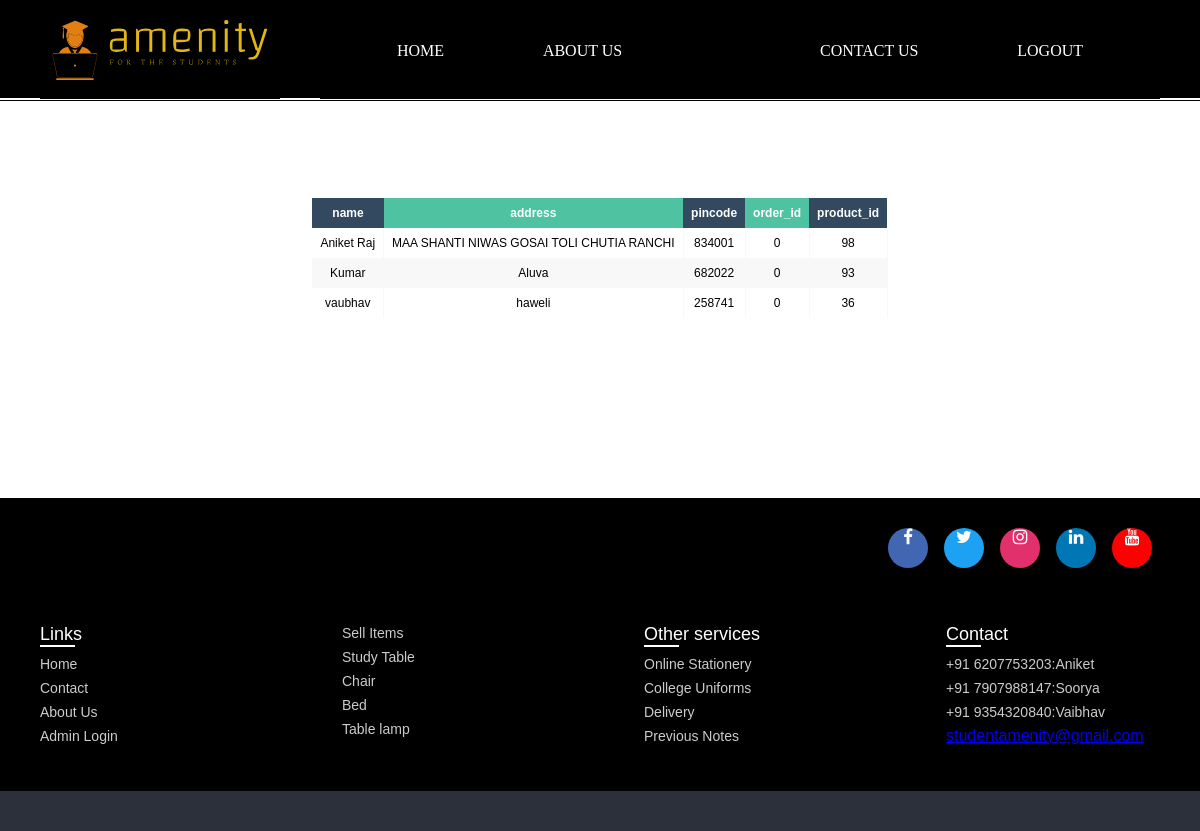
Screenshot of /amenities_orders.php with the database file from the repository.
### tables this page shows
CREATE TABLE `orders_amenities` (
  `name` varchar(20) NOT NULL,
  `mobile` varchar(10) NOT NULL,
  `address` varchar(255) NOT NULL,
  `pincode` varchar(6) NOT NULL,
  `order_id` int(11) NOT NULL,
  `product_id` text NOT NULL,
  `id` int(11) NOT NULL
);

### amenities_orders.php (the view, shortened to what this page needs)
<?php
include("connection.php");
$db= $con;
$tableName="orders_amenities";
$columns= ['name', 'mobile','address','pincode','order_id', 'product_id'];
$fetchData = fetch_data($db, $tableName, $columns);
function fetch_data($db, $tableName, $columns){
 if(empty($db)){
  $msg= "Database connection error";
 }elseif (empty($columns) || !is_array($columns)) {
  $msg="columns Name must be defined in an indexed array";
 }elseif(empty($tableName)){
   $msg= "Table Name is empty";
}else{
$columnName = implode(", ", $columns);
$query = "SELECT ".$columnName." FROM $tableName"." ORDER BY product_id DESC";
$result = $db->query($query);
if($result== true){
 if ($result->num_rows > 0) {
    $row= mysqli_fetch_all($result, MYSQLI_ASSOC);
    $msg= $row;
 } else {
    $msg= "No Data Found";
 }
}else{
  $msg= mysqli_error($db);
}
}
return $msg;
}
?>
<!DOCTYPE html>
<html lang="en">
<head>
    <link rel="stylesheet" href="css/style.css">
    <link rel="stylesheet" href="css/footer.css">
    <link rel="stylesheet" href="css/table2.css">
    <link rel="stylesheet" href="css/slider.css">
    <link rel="stylesheet" href="https://cdnjs.cloudflare.com/ajax/libs/font-awesome/4.7.0/css/font-awesome.min.css">
</head>
<body>
    <body>
    <div class="container">
            <div class="container" id="one">
                <div id="logo1"><a href="welcome.php"><img src="imgss/newlogo.svg" alt=""></a></div>
            </div>
            <div class="container" id="two">
                <div class="item" id="item-1"><a class="item" style="text-decoration: none" href="welcome.php">HOME</a></div>
                <div class="item" id="item-2"><a class="item" style="text-decoration: none" href="about.php">ABOUT US</div>
                <div class="item" id="item-3"><a class="item" style="text-decoration: none" href="contact.php">CONTACT US</a></div>
                <div class="item" id="item-4"><a class="item" style="text-decoration: none" href="Signup.php">LOGOUT</a></div>
            </div>
        </div>
        <div class="content" style="width :100%;height: 400px;padding-top:100px;">
<div class="contaainer" >
 <div class="row">
   <div class="col-sm-8">
    <div class="table-responsive">
      <table class="fl-table">
       <thead>
        <tr><th>name</th>
         <th>address</th>
         <th>pincode</th>
         <th>order_id</th>
         <th>product_id</th>
    </thead>
    <tbody>
  <?php
      if(is_array($fetchData)){
      $sn=1;
      foreach($fetchData as $data){
    ?>
      <td><?php echo $data['name']??''; ?></td>
      <td><?php echo $data['address']??''; ?></td>
      <td><?php echo $data['pincode']??''; ?></td>
      <td><?php echo $data['order_id']??''; ?></td>
      <td><?php echo $data['product_id']??''; ?></td>
     <?php
      $sn++;}}?>
    </tbody>
     </table>
   </div>
</div>
</div>
</div>
</div>
        <footer>
            <div class="content">
                <div class="top">
                    <div class="media-icons">
                        <a href="#"><i class="fa fa-facebook"></i></a>
                        <a href="#"><i class="fa fa-twitter"></i></a>
                        <a href="#"><i class="fa fa-instagram"></i></a>
                        <a href="#"><i class="fa fa-linkedin"></i></a>
                        <a href="#"><i class="fa fa-youtube"></i></a>
                    </div>
                </div>
                <div class="link-boxes">
                    <ul class="box">
                        <li class="link_name">Links</li>
                        <li><a href="index.php">Home</a></li>
                        <li><a href="contact.php">Contact</a></li>
                        <li><a href="#">About Us</a></li>
                        <li><a href="admin/admin.php">Admin Login</a></li>
                    </ul>
                    <ul class="box">
                        <li ><a href="login.php">Sell Items</a></li>
                        <li><a href="#">Study Table</a></li>
                        <li><a href="#">Chair</a></li>
                        <li><a href="#">Bed</a></li>
                        <li><a href="#">Table lamp</a></li>
                    </ul>
                    <ul class="box">
                        <li class="link_name">Other services</li>
                        <li><a href="#">Online Stationery</a></li>
                        <li><a href="#">College Uniforms</a></li>
                        <li><a href="#">Delivery</a></li>
                        <li><a href="#">Previous Notes</a></li>
                    </ul>
                    <ul class="box">
                        <li class="link_name">Contact</li>
                        <li><a href="#">+91 6207753203:Aniket</a></li>
                        <li><a href="#">+91 7907988147:Soorya</a></li>
                        <li><a href="#">+91 9354320840:Vaibhav</a></li>
                        <p><a href="mailto:someone@example.com">studentamenity@gmail.com</a></p>
                    </ul>
                </div>
            </div>
            <div class="bottom-details">
                <div class="bottom_text">
                </div>
            </div>
        </footer>
    </body>
</html>

### css/style.css (style rules this page uses)
* { margin: 0; padding: 0; }
.container { display: flex; justify-content: space-evenly; align-items: center; height: 98px; color: white; background-color: black; border-top: 2px solid black; cursor: pointer; }
.container a { font-size: 16px; color: white; text-decoration: none; }
.item { font-family: 'Rubik Beastly', cursive; margin: 2px; font-size: 2PX; padding: 9px; color: white; border-radius: 9px; }
#logo1 img { height: 60px; }
#one { width: 20%; border: none; display: flex; align-items: center; justify-content: center; }
#two { width: 70%; display: flex; align-items: center; justify-content: space-evenly; }

### css/footer.css (style rules this page uses)
footer { background: #000; width: 100%; height: auto; }
footer::before { content: ''; position: absolute; left: 0; top: 100px; height: 1px; width: 100%; background: #000; }
footer .content { max-width: 1250px; margin: auto; padding: 30px 40px 40px 40px; }
footer .content .top { display: flex; align-items: center; justify-content: space-between; margin-bottom: 50px; }
.content .top .media-icons { display: flex; }
.content .top .media-icons a { height: 40px; width: 40px; margin: 0 8px; border-radius: 50%; text-align: center; line-height: 40px; color: #fff; font-size: 17px; text-decoration: none; transition: all 0.4s ease; }
.top .media-icons a:nth-child(1) { background: #4267B2; }
.top .media-icons a:nth-child(2) { background: #1DA1F2; }
.top .media-icons a:nth-child(3) { background: #E1306C; }
.top .media-icons a:nth-child(4) { background: #0077B5; }
.top .media-icons a:nth-child(5) { background: #FF0000; }
footer .content .link-boxes { width: 100%; display: flex; justify-content: space-between; }
footer .content .link-boxes .box { width: calc(100% / 5 - 10px); }
.content .link-boxes .box .link_name { color: #fff; font-size: 18px; font-weight: 400; margin-bottom: 10px; position: relative; }
.link-boxes .box .link_name::before { content: ''; position: absolute; left: 0; bottom: -2px; height: 2px; width: 35px; background: #fff; }
.content .link-boxes .box li { margin: 6px 0; list-style: none; }
.content .link-boxes .box li a { color: #fff; font-size: 14px; font-weight: 400; text-decoration: none; opacity: 0.8; transition: all 0.4s ease }
footer .bottom-details { width: 100%; background: #2c303a; }
footer .bottom-details .bottom_text { max-width: 1250px; margin: auto; padding: 20px 40px; display: flex; justify-content: space-between; }

### css/table2.css (style rules this page uses)
* { box-sizing: border-box; -webkit-box-sizing: border-box; -moz-box-sizing: border-box; }
body { font-family: Helvetica; -webkit-font-smoothing: antialiased; }
.fl-table { border-radius: 5px; font-size: 12px; font-weight: normal; border: none; border-collapse: collapse; width: 100%; max-width: 100%; white-space: nowrap; background-color: white; }
.fl-table td, .fl-table th { text-align: center; padding: 8px; }
.fl-table td { border-right: 1px solid #f8f8f8; font-size: 12px; }
.fl-table thead th { color: #ffffff; background: #4FC3A1; }
.fl-table thead th:nth-child(odd) { color: #ffffff; background: #324960; }

### amenities_orders.php (style rules this page uses)
.contaainer { display:flex; flex-direction:column; justify-content:center; align-items:center }

### rows the page displays
orders_amenities: name "Aniket Raj", address "MAA SHANTI NIWAS GOSAI TOLI CHUTIA RANCHI", pincode "834001", order "0", product "98"
orders_amenities: name "Kumar", address "Aluva", pincode "682022", order "0", product "93"
orders_amenities: name "vaubhav", address "haweli", pincode "258741", order "0", product "36"
